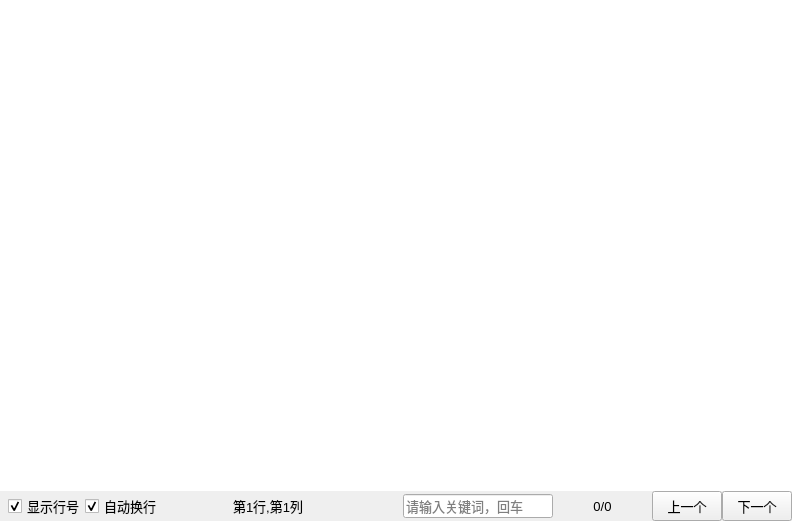
<?xml version="1.0" encoding="UTF-8"?>
<ui version="4.0">
 <class>Form</class>
 <widget class="QWidget" name="Form">
  <property name="geometry">
   <rect>
    <x>0</x>
    <y>0</y>
    <width>792</width>
    <height>521</height>
   </rect>
  </property>
  <property name="windowTitle">
   <string>Form</string>
  </property>
  <layout class="QHBoxLayout" name="horizontalLayout">
   <property name="spacing">
    <number>0</number>
   </property>
   <property name="leftMargin">
    <number>0</number>
   </property>
   <property name="topMargin">
    <number>0</number>
   </property>
   <property name="rightMargin">
    <number>0</number>
   </property>
   <property name="bottomMargin">
    <number>0</number>
   </property>
   <item>
    <widget class="QFrame" name="frame">
     <property name="frameShape">
      <enum>QFrame::NoFrame</enum>
     </property>
     <property name="frameShadow">
      <enum>QFrame::Raised</enum>
     </property>
     <layout class="QVBoxLayout" name="verticalLayout_2">
      <property name="spacing">
       <number>0</number>
      </property>
      <property name="leftMargin">
       <number>0</number>
      </property>
      <property name="topMargin">
       <number>0</number>
      </property>
      <property name="rightMargin">
       <number>0</number>
      </property>
      <property name="bottomMargin">
       <number>0</number>
      </property>
      <item>
       <widget class="QReadOnlyEditor" name="preview">
        <property name="frameShape">
         <enum>QFrame::NoFrame</enum>
        </property>
        <property name="frameShadow">
         <enum>QFrame::Plain</enum>
        </property>
       </widget>
      </item>
      <item>
       <widget class="QFrame" name="frame_14">
        <property name="sizePolicy">
         <sizepolicy hsizetype="Preferred" vsizetype="Expanding">
          <horstretch>0</horstretch>
          <verstretch>1</verstretch>
         </sizepolicy>
        </property>
        <property name="minimumSize">
         <size>
          <width>0</width>
          <height>30</height>
         </size>
        </property>
        <property name="maximumSize">
         <size>
          <width>16777215</width>
          <height>30</height>
         </size>
        </property>
        <property name="frameShape">
         <enum>QFrame::NoFrame</enum>
        </property>
        <property name="frameShadow">
         <enum>QFrame::Plain</enum>
        </property>
        <layout class="QHBoxLayout" name="horizontalLayout_9">
         <property name="spacing">
          <number>0</number>
         </property>
         <property name="leftMargin">
          <number>8</number>
         </property>
         <property name="topMargin">
          <number>0</number>
         </property>
         <property name="rightMargin">
          <number>0</number>
         </property>
         <property name="bottomMargin">
          <number>0</number>
         </property>
         <item>
          <widget class="QCheckBox" name="linenumber">
           <property name="sizePolicy">
            <sizepolicy hsizetype="Minimum" vsizetype="Expanding">
             <horstretch>0</horstretch>
             <verstretch>0</verstretch>
            </sizepolicy>
           </property>
           <property name="font">
            <font>
             <pointsize>10</pointsize>
            </font>
           </property>
           <property name="text">
            <string>显示行号</string>
           </property>
           <property name="checked">
            <bool>true</bool>
           </property>
          </widget>
         </item>
         <item>
          <widget class="QCheckBox" name="linewrap">
           <property name="sizePolicy">
            <sizepolicy hsizetype="Minimum" vsizetype="Expanding">
             <horstretch>0</horstretch>
             <verstretch>0</verstretch>
            </sizepolicy>
           </property>
           <property name="font">
            <font>
             <pointsize>10</pointsize>
            </font>
           </property>
           <property name="text">
            <string>自动换行</string>
           </property>
           <property name="checked">
            <bool>true</bool>
           </property>
          </widget>
         </item>
         <item>
          <spacer name="horizontalSpacer">
           <property name="orientation">
            <enum>Qt::Horizontal</enum>
           </property>
           <property name="sizeHint" stdset="0">
            <size>
             <width>40</width>
             <height>20</height>
            </size>
           </property>
          </spacer>
         </item>
         <item>
          <widget class="QLabel" name="cursor">
           <property name="sizePolicy">
            <sizepolicy hsizetype="Fixed" vsizetype="Expanding">
             <horstretch>0</horstretch>
             <verstretch>0</verstretch>
            </sizepolicy>
           </property>
           <property name="minimumSize">
            <size>
             <width>100</width>
             <height>0</height>
            </size>
           </property>
           <property name="font">
            <font>
             <pointsize>10</pointsize>
            </font>
           </property>
           <property name="text">
            <string>第1行,第1列</string>
           </property>
          </widget>
         </item>
         <item>
          <spacer name="horizontalSpacer_2">
           <property name="orientation">
            <enum>Qt::Horizontal</enum>
           </property>
           <property name="sizeHint" stdset="0">
            <size>
             <width>40</width>
             <height>20</height>
            </size>
           </property>
          </spacer>
         </item>
         <item>
          <widget class="QLineEdit" name="keywords">
           <property name="sizePolicy">
            <sizepolicy hsizetype="Expanding" vsizetype="Fixed">
             <horstretch>0</horstretch>
             <verstretch>0</verstretch>
            </sizepolicy>
           </property>
           <property name="minimumSize">
            <size>
             <width>150</width>
             <height>0</height>
            </size>
           </property>
           <property name="maximumSize">
            <size>
             <width>300</width>
             <height>24</height>
            </size>
           </property>
           <property name="font">
            <font>
             <pointsize>10</pointsize>
            </font>
           </property>
           <property name="styleSheet">
            <string notr="true">border-color: rgb(160, 160, 160);
</string>
           </property>
           <property name="frame">
            <bool>true</bool>
           </property>
           <property name="echoMode">
            <enum>QLineEdit::Normal</enum>
           </property>
           <property name="placeholderText">
            <string>请输入关键词，回车</string>
           </property>
          </widget>
         </item>
         <item>
          <widget class="QLabel" name="result">
           <property name="sizePolicy">
            <sizepolicy hsizetype="Preferred" vsizetype="Expanding">
             <horstretch>0</horstretch>
             <verstretch>16</verstretch>
            </sizepolicy>
           </property>
           <property name="minimumSize">
            <size>
             <width>99</width>
             <height>16</height>
            </size>
           </property>
           <property name="maximumSize">
            <size>
             <width>16777215</width>
             <height>16</height>
            </size>
           </property>
           <property name="font">
            <font>
             <pointsize>10</pointsize>
            </font>
           </property>
           <property name="layoutDirection">
            <enum>Qt::LeftToRight</enum>
           </property>
           <property name="text">
            <string>0/0</string>
           </property>
           <property name="alignment">
            <set>Qt::AlignCenter</set>
           </property>
          </widget>
         </item>
         <item>
          <widget class="QPushButton" name="prev">
           <property name="sizePolicy">
            <sizepolicy hsizetype="Minimum" vsizetype="Expanding">
             <horstretch>0</horstretch>
             <verstretch>0</verstretch>
            </sizepolicy>
           </property>
           <property name="minimumSize">
            <size>
             <width>70</width>
             <height>0</height>
            </size>
           </property>
           <property name="maximumSize">
            <size>
             <width>70</width>
             <height>1666666</height>
            </size>
           </property>
           <property name="font">
            <font>
             <pointsize>10</pointsize>
            </font>
           </property>
           <property name="text">
            <string>上一个</string>
           </property>
           <property name="autoDefault">
            <bool>true</bool>
           </property>
           <property name="default">
            <bool>false</bool>
           </property>
           <property name="flat">
            <bool>false</bool>
           </property>
          </widget>
         </item>
         <item alignment="Qt::AlignRight">
          <widget class="QPushButton" name="next">
           <property name="sizePolicy">
            <sizepolicy hsizetype="Minimum" vsizetype="Expanding">
             <horstretch>0</horstretch>
             <verstretch>0</verstretch>
            </sizepolicy>
           </property>
           <property name="minimumSize">
            <size>
             <width>0</width>
             <height>19</height>
            </size>
           </property>
           <property name="maximumSize">
            <size>
             <width>70</width>
             <height>1122222</height>
            </size>
           </property>
           <property name="font">
            <font>
             <pointsize>10</pointsize>
            </font>
           </property>
           <property name="text">
            <string>下一个</string>
           </property>
           <property name="autoDefault">
            <bool>true</bool>
           </property>
          </widget>
         </item>
        </layout>
       </widget>
      </item>
     </layout>
    </widget>
   </item>
  </layout>
 </widget>
 <customwidgets>
  <customwidget>
   <class>QReadOnlyEditor</class>
   <extends>QPlainTextEdit</extends>
   <header>qreadonlyeditor.h</header>
  </customwidget>
 </customwidgets>
 <resources/>
 <connections/>
</ui>
